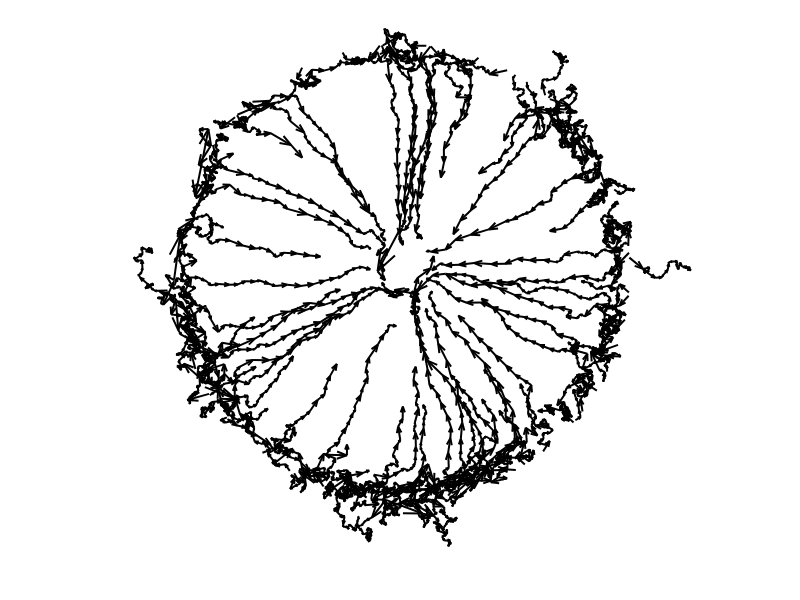

Notebook source saved alongside this figure:
### Code cell
# Extract the vector field from positions:

# Position data at time up to t-1
x = data[:-1] # [t-1, n, 2]
x = x.reshape(-1, 2) # [N, 2] where N = (t-1) * n

# Vector field (velocity) is the difference between consecutive positions
vf = data[1:] - data[:-1] # [t-1, n, 2]
vf = vf.reshape(-1, 2) # [N, 2]

# Visualize data and vector field
fig = ff.create_quiver(x[:, 0], x[:, 1], 
                       vf[:, 0], vf[:, 1], 
                      scale=1, arrow_scale=0.5,
                      marker=dict(color='black')
                      )

def cleanup_fig(fig):
    # Make a clean plot with axes etc hidden:
    fig.update_layout(width=800, height=600)
    fig.update_layout(
                coloraxis_showscale=False,
            plot_bgcolor="white",
            paper_bgcolor="white",
            xaxis=dict(
                showgrid=False,
                showticklabels=False,
                showline=False,
                zeroline=False,
                title="",
            ),
            yaxis=dict(
                showgrid=False,
                showticklabels=False,
                showline=False,
                zeroline=False,
                title="",
            ),
            title="",
            margin=dict(l=0, r=0, t=0, b=0),
        )
    fig.update_yaxes(scaleanchor="x", scaleratio=1)

cleanup_fig(fig)
fig.show()

### Figure 1 — Plotly figure (JSON) as saved in the notebook; plotly's stock layout.template omitted (floating-point values rounded to 4 significant figures; data arrays with more than 128 entries replaced by an {"elided": "..."} marker saying what was removed)
{"data": [{"marker": {"color": "black"}, "mode": "lines", "type": "scatter", "x": {"elided": "17500 float values"}, "y": {"elided": "17500 float values"}}], "layout": {"coloraxis": {"showscale": false}, "height": 600, "hovermode": "closest", "margin": {"b": 0, "l": 0, "r": 0, "t": 0}, "paper_bgcolor": "white", "plot_bgcolor": "white", "title": {"text": ""}, "width": 800, "xaxis": {"showgrid": false, "showline": false, "showticklabels": false, "title": {"text": ""}, "zeroline": false}, "yaxis": {"scaleanchor": "x", "scaleratio": 1, "showgrid": false, "showline": false, "showticklabels": false, "title": {"text": ""}, "zeroline": false}}}
